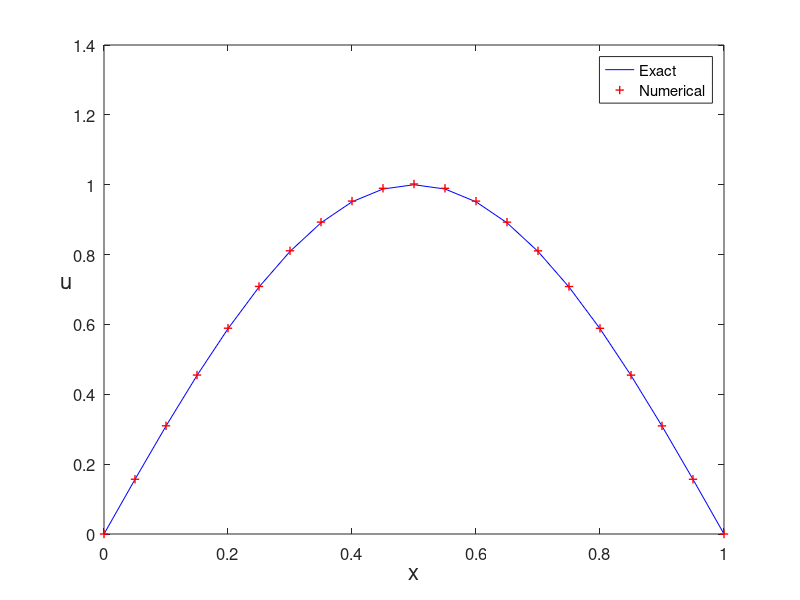

Reproduce this figure in MATLAB.
% fdm1d1.m
% finite difference method for 1D problem
% -u''+u'=pi^2*sin(pi*x)+pi*cos(pi*x) in [0,1]
% u(0)=0, u(1)=0 ;
% exact solution: u=sin(pi*x)
clear all;  clf
h=0.05;
x=0:h:1;
N=length(x)-1;
A=diag((2/h^2)*ones(N-1,1))...
    +diag((1/(2*h)-1/h^2)*ones(N-2,1),1)...
    +diag((-1/(2*h)-1/h^2)*ones(N-2,1),-1);
b=pi^2*sin(pi*x(2:N))+pi*cos(pi*x(2:N));
u=A\b';
u=[0;u;0];
ue=sin(pi*x)';
plot(x,ue,'b-',x,u,'r+','LineWidth',1)
Error=max(abs(u-ue))
legend('Exact ','Numerical','location','NorthEast')
%title('Finite Difference Method','fontsize',12)
set(gca,'fontsize',12)
xlabel('x','fontsize', 16), ylabel('u','fontsize',16,'Rotation',0)

% print -dpng -r600  fdm1d1.png
